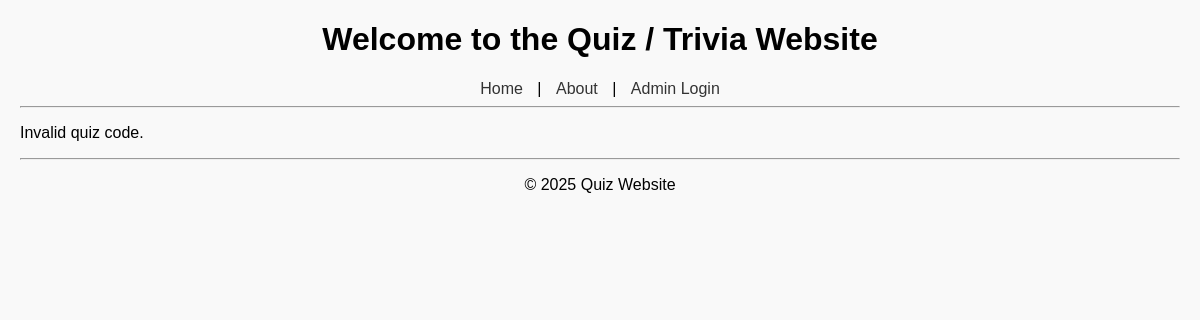
The page /quiz.php?code=HS123456 (signed in) on the database as committed earlier.
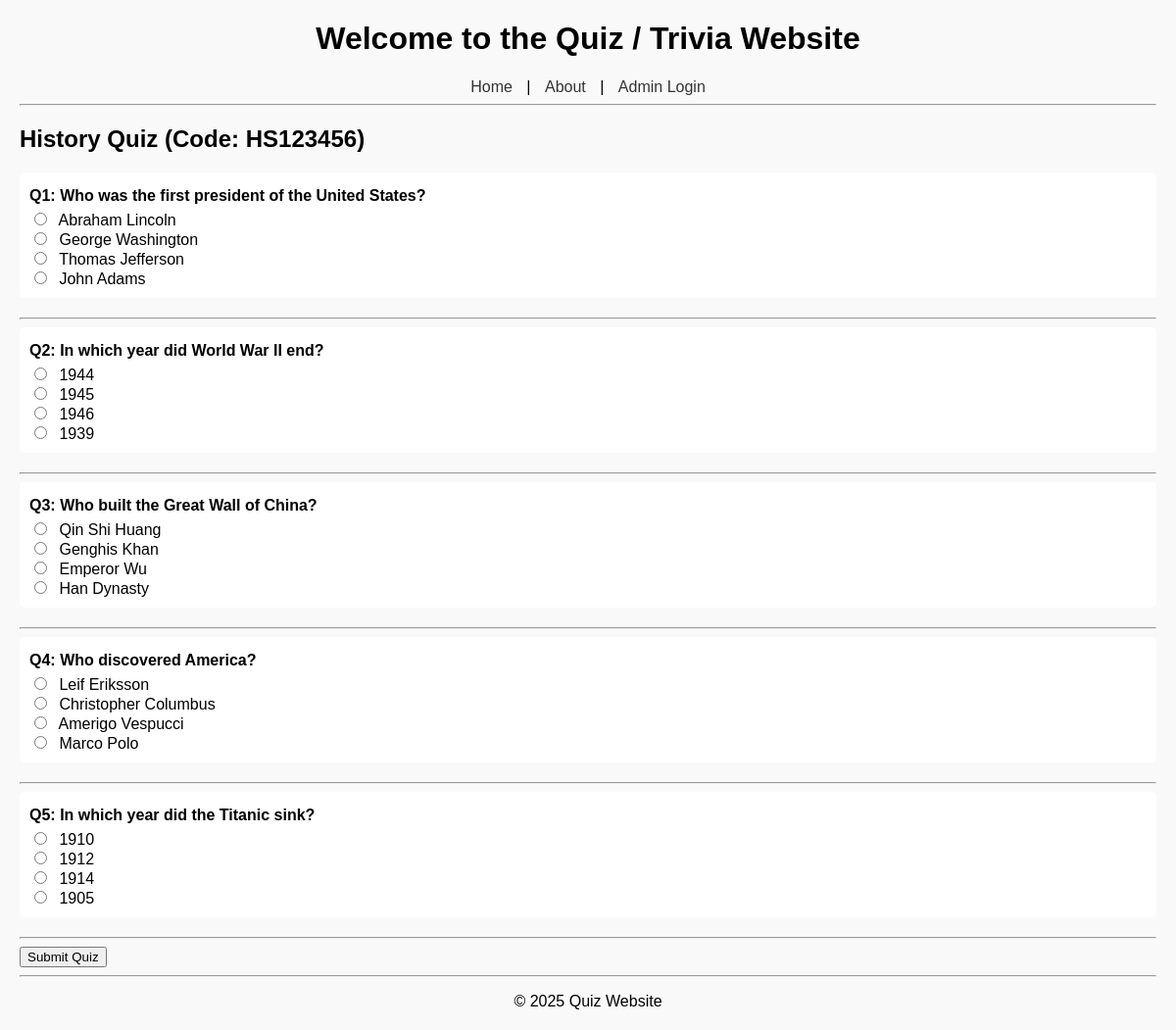
The same page on the database as committed later.
### tables this page shows
CREATE TABLE categories (
    id INT AUTO_INCREMENT PRIMARY KEY,
    name VARCHAR(100) NOT NULL,
    creator_id INT NOT NULL,
    quiz_code VARCHAR(20) UNIQUE NOT NULL,
    FOREIGN KEY (creator_id) REFERENCES users(id) ON DELETE CASCADE
);

CREATE TABLE questions (
    id INT AUTO_INCREMENT PRIMARY KEY,
    category_id INT NOT NULL,
    question_text TEXT NOT NULL,
    correct_answer VARCHAR(255) NOT NULL,
    FOREIGN KEY (category_id) REFERENCES categories(id) ON DELETE CASCADE
);

CREATE TABLE answers (
    id INT AUTO_INCREMENT PRIMARY KEY,
    question_id INT NOT NULL,
    answer_text VARCHAR(255) NOT NULL,
    FOREIGN KEY (question_id) REFERENCES questions(id) ON DELETE CASCADE
);

### quiz.php (the view, shortened to what this page needs)
<?php
include 'includes/db.php';
include 'includes/header.php';
$code = trim($_GET['code']);
$stmt = $pdo->prepare("SELECT * FROM categories WHERE quiz_code = ?");
$stmt->execute([$code]);
$category = $stmt->fetch(PDO::FETCH_ASSOC);
if(!$category){
    echo "<p>Invalid quiz code.</p>";
    include 'includes/footer.php';
    exit;
}
$category_id = $category['id'];
$stmt = $pdo->prepare("SELECT * FROM questions WHERE category_id = ?");
$stmt->execute([$category_id]);
$questions = $stmt->fetchAll(PDO::FETCH_ASSOC);
$answers_stmt = $pdo->prepare("SELECT * FROM answers WHERE question_id = ?");
?>
<h2><?php echo htmlspecialchars($category['name']); ?> Quiz (Code: <?php echo htmlspecialchars($code); ?>)</h2>
<?php if(count($questions) > 0): ?>
<form action="results.php" method="post">
    <?php foreach($questions as $index => $question): ?>
        <div class="question-block">
            <p><strong>Q<?php echo $index+1; ?>: <?php echo htmlspecialchars($question['question_text']); ?></strong></p>
            <?php
                $answers_stmt->execute([$question['id']]);
                $answers = $answers_stmt->fetchAll(PDO::FETCH_ASSOC);
            ?>
            <?php foreach($answers as $answer): ?>
                <div>
                    <input type="radio" name="answers[<?php echo $question['id']; ?>]" value="<?php echo htmlspecialchars($answer['answer_text']); ?>" required>
                    <label><?php echo htmlspecialchars($answer['answer_text']); ?></label>
                </div>
            <?php endforeach; ?>
        </div>
        <hr>
    <?php endforeach; ?>
    <input type="submit" value="Submit Quiz">
</form>
<?php else: ?>
    <p>No questions available in this category.</p>
<?php endif; ?>
<?php include 'includes/footer.php'; ?>

Rows that differ between the two databases and show on the page:
now on this page (row edited): categories: name "History"
now on this page (row unchanged): questions: question_text "Who was the first president of the United States?"
now on this page (row unchanged): answers: answer_text "Abraham Lincoln", shown under "Who was the first president of the United States?"
now on this page (row unchanged): answers: answer_text "George Washington", shown under "Who was the first president of the United States?"
now on this page (row edited): answers: answer_text "Thomas Jefferson", shown under "Who was the first president of the United States?"
now on this page (row edited): answers: answer_text "John Adams", shown under "Who was the first president of the United States?"
now on this page (row unchanged): questions: question_text "In which year did World War II end?"
now on this page (row edited): answers: answer_text "1944", shown under "In which year did World War II end?"
now on this page (row unchanged): answers: answer_text "1945", shown under "In which year did World War II end?"
now on this page (row edited): answers: answer_text "1946", shown under "In which year did World War II end?"
now on this page (row unchanged): answers: answer_text "1939", shown under "In which year did World War II end?"
now on this page (row unchanged): questions: question_text "Who built the Great Wall of China?"
now on this page (row edited): answers: answer_text "Qin Shi Huang", shown under "Who built the Great Wall of China?"
now on this page (row edited): answers: answer_text "Genghis Khan", shown under "Who built the Great Wall of China?"
now on this page (row edited): answers: answer_text "Emperor Wu", shown under "Who built the Great Wall of China?"
now on this page (row edited): answers: answer_text "Han Dynasty", shown under "Who built the Great Wall of China?"
now on this page (row edited): questions: question_text "Who discovered America?"
now on this page (row edited): answers: answer_text "Leif Eriksson", shown under "Who discovered America?"
now on this page (row edited): answers: answer_text "Christopher Columbus", shown under "Who discovered America?"
now on this page (row edited): answers: answer_text "Amerigo Vespucci", shown under "Who discovered America?"
now on this page (row edited): answers: answer_text "Marco Polo", shown under "Who discovered America?"
now on this page (row edited): questions: question_text "In which year did the Titanic sink?"
now on this page (row edited): answers: answer_text "1910", shown under "In which year did the Titanic sink?"
now on this page (row edited): answers: answer_text "1912", shown under "In which year did the Titanic sink?"
now on this page (row edited): answers: answer_text "1914", shown under "In which year did the Titanic sink?"
now on this page (row edited): answers: answer_text "1905", shown under "In which year did the Titanic sink?"
Other text that changed with them:
$code: (not shown) → "HS123456"
form field value: (not shown) → "Submit Quiz"
text no longer shown: "Invalid quiz code."
text now shown: "Quiz (Code: )"
